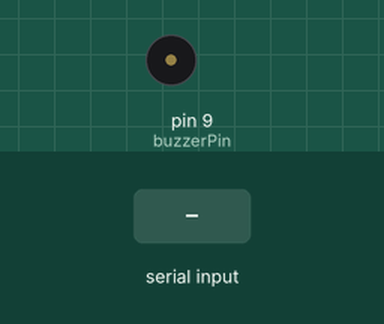
This sketch was run on a simulated Arduino Uno, built with avr-gcc and run on an emulated ATmega328P. Parts: buzzer (waves = sounding). Inputs (shaded band) come from the test bench.

Above: at 1.2 s.
1.3 s: "M" received over Serial
At 1.6 s:
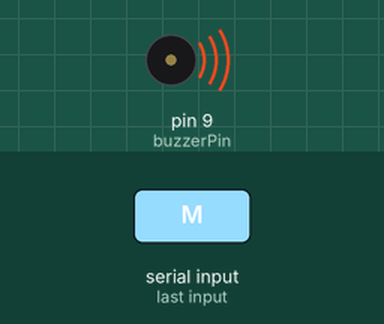
2.8 s: "N" received over Serial
At 3.9 s:
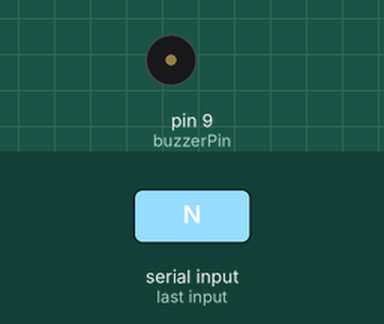
Timing chart, 0 to 5.8 s (numbered marks = the images above; inputs shaded):
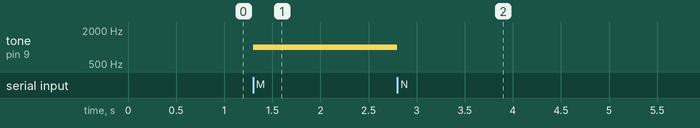

The sketch:

arduino_buzzer.ino
```cpp
const int buzzerPin = 9;  // Pin del buzzer
char receivedChar;

void setup() {
  Serial.begin(9600);
  pinMode(buzzerPin, OUTPUT);
}

void loop() {
  if (Serial.available() > 0) {
    receivedChar = Serial.read();

    if (receivedChar == 'M') {  // Movimiento detectado
      tone(buzzerPin, 1000);  // Activa el buzzer a 1000 Hz
      delay(1000);  // Mantiene activo por 1 segundo
    }
    else if (receivedChar == 'N') {  // No hay movimiento
      noTone(buzzerPin);  // Apaga el buzzer
    }
  }
}
```

Measured:
- after the input at 1.3 s, tone on pin 9 (buzzerPin): silent → 1000 Hz at once
- after the input at 2.8 s, tone on pin 9 (buzzerPin): 1000 Hz → silent at once
